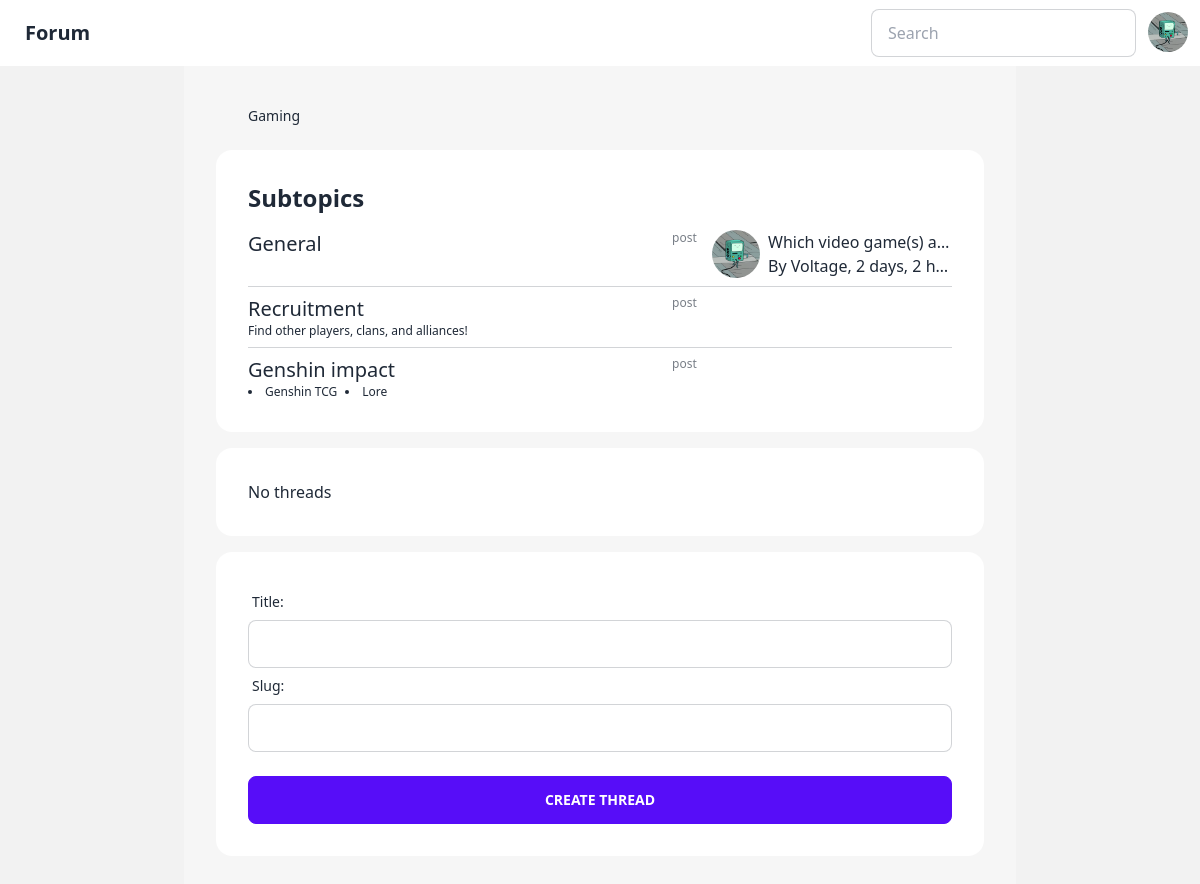
Page /topic/gaming/ (signed in) on the committed database.
### app/models.py (models this page shows, shortened)
class SubTopic(models.Model):
    slug = models.SlugField()
    name = models.CharField(max_length=150)
    description = models.CharField(max_length=150, blank=True)
    created_at = models.DateTimeField(auto_now=True)
    topic = models.ForeignKey(
        "self", on_delete=models.DO_NOTHING, null=True, blank=True
    )
    def new(self):
        return self.created_at > now() - timedelta(days=7)
    class Meta:
        unique_together = ["slug", "topic"]
    def path(self) -> list[SubTopic]:
        path = self.topic.path() if self.topic is not None else []
        return path + [self]
    def get_absolute_url(self):
        if self.topic == None:
            return reverse("topic", kwargs={"topic": self.slug})
        return reverse("topic", kwargs={"topic": self.slug, "topic_pk": self.topic.pk})

class Thread(models.Model):
    subtopic = models.ForeignKey(SubTopic, on_delete=models.DO_NOTHING)
    title = models.CharField(max_length=150)
    slug = models.SlugField()
    author = models.ForeignKey(User, on_delete=models.DO_NOTHING)
    created_at = models.DateTimeField(auto_now=True)
    class Meta:
        unique_together = ["slug", "subtopic"]
    def get_absolute_url(self):
        return reverse(
            "thread", kwargs={"thread": self.slug, "topic_pk": self.subtopic.pk}
        )

class Post(models.Model):
    author = models.ForeignKey(User, on_delete=models.DO_NOTHING)
    thread = models.ForeignKey(Thread, on_delete=models.DO_NOTHING)
    content = models.CharField(max_length=1500)
    created_at = models.DateTimeField(auto_now=True)
    class Meta:
        get_latest_by = "created_at"
    def get_absolute_url(self):
        posts: models.Manager[Post] = self.thread.post_set
        index = posts.filter(pk__lt=self.pk).count()
        page = index // 10 + 1
        return f"{self.thread.get_absolute_url()}?page={page}#post-{self.pk}"

### app/views.py (the view, shortened to what this page needs)
# urls.py: path("topic/<slug:topic>/", TopicView.as_view(), name="topic"),
class TopicView(CreateView):
    template_name = "topic.html"
    form_class = CreateThreadForm
    def get_initial(self) -> typing.Dict[str, typing.Any]:
        return {
            "slug": self.request.GET.get("slug"),
        }
    def get_context_data(self, **kwargs: typing.Any) -> typing.Dict[str, typing.Any]:
        context = super().get_context_data(**kwargs)
        topic = SubTopic.objects.get(
            slug=self.kwargs["topic"], topic__pk=self.kwargs.get("topic_pk", None)
        )
        threads: Manager[Thread] = topic.thread_set
        context["topic"] = topic
        paginator = Paginator(
            threads.all(),
            10,
        )
        page = self.request.GET.get("page", 1)
        context["paginator"] = paginator
        context["object_list"] = paginator.page(page)
        context["page"] = page
        return context

### app/forms.py
class CreateThreadForm(forms.ModelForm):
    class Meta:
        model = Thread
        exclude = ["author", "subtopic"]
        widgets = {
            "slug": SlugWidget(),
        }

### app/templates/topic.html (shortened to what this page needs)
{% extends 'base.html' %}
{% block main %} {% include 'navbar.html' %}
{% load static %} {% static 'avatar.gif' as avatar %}
{% load humanize %}
<main class="bg-base-200">
  <div class="container mx-auto md:px-24">
    <div class="bg-base-100/30 grid p-8 gap-4">
      <div class="text-sm breadcrumbs ml-8">
        <ul>
          {% for topic in topic.path %}
          <li>
            <a
              href="{{ topic.get_absolute_url }}"
              >{{topic.name}}</a
            >
          </li>
          {% endfor %}
        </ul>
      </div>
      {% if topic.subtopic_set.count %}
      <div class="card bg-base-100">
        <div class="card-body">
          <div class="card-title !text-2xl">Subtopics</div>
          <ul class="divide-y gap-2 grid divide-base-content/20">
            {% for subtopic in topic.subtopic_set.all %}
            <li>{% include 'subtopic.html' %}</li>
            {% endfor%}
          </ul>
        </div>
      </div>
      {% endif %}
      <div class="card bg-base-100">
        <div class="card-body">
          {% if object_list|length > 0 %}
            {% for thread in object_list %}
              {% with post=thread.post_set.latest %} {% if post %}
                {% load static %} {% static "avatar.gif" as avatar %}
              {%endif %} {%endwith%}
            {% endfor%}
          {% else %} No threads {% endif %}
        </div>
      </div>
      <div class="card bg-base-100">
        <div class="card-body">
          {% if user.is_authenticated %}
          <form class="" action="#new" id="new" method="POST">
            {% csrf_token %} {{form.as_div}}
            <div class="form-control mt-6">
              <button class="btn btn-primary" type="submit">
                Create Thread
              </button>
            </div>
          </form>
          {% endif %}
        </div>
      </div>
    </div>
  </div>
</main>
{% endblock %}

### app/templates/subtopic.html (shortened to what this page needs)
{% load humanize %}
<div class="grid grid-cols-[1fr_4rem_minmax(3rem,15rem)] pt-2 items-start">
  <div>
    <div class="flex gap-2 items-center text-xl">
      <a href="{{ subtopic.get_absolute_url }}" class="link link-hover"
        >{{subtopic.name}}</a
      >
    </div>
    <div class="text-xs">
      {% if subtopic.subtopic_set.count > 0 %}
      <ul class="flex list-disc list-inside flex-wrap gap-2">
        {% for subtopic in subtopic.subtopic_set.all %}
        <li class=""><a class="link link-hover" href="{{ subtopic.get_absolute_url }}">{{subtopic.name}}</a></li>
        {% endfor %}
      </ul>
      {% else %} {{subtopic.description}} {% endif %}
    </div>
  </div>
  <div class="stat py-0">
    <div class="stat-desc">post{{subtopic.post_count|pluralize}}</div>
  </div>
  {% with thread=subtopic.thread_set.first %}
  {% with post=thread.post_set.latest %} {% if post %}
  <div class="flex gap-2">
    <div class="avatar">
      {% load static %} {% static "avatar.gif" as avatar %}
      <div class="w-12 rounded-full">
        <img src="{{post.author.profile.avatar|default:avatar}}" />
      </div>
    </div>
    <div class="truncate">
      <div class="truncate">
        <a
          class="link link-hover"
          href="{{post.get_absolute_url}}"
          >{{thread.title}}</a
        >
      </div>
      <span>By {{ post.author.username }},</span>
      <time datetime="{{created_at|date:'c'}}"
        >{{post.created_at|naturaltime}}</time
      >
    </div>
  </div>
  {% endif %} {% endwith %} {% endwith %}
</div>

### rows in the picture
SubTopic: name "Gaming"
SubTopic: name "General", thread_set.first "Which video game(s) a…"
Post: author.username "Voltage", created_at "2 days, 2 h…"
SubTopic: name "Recruitment", description "Find other players, clans, and alliances!"
SubTopic: name "Genshin impact"
SubTopic: name "Genshin TCG"
SubTopic: name "Lore"

### other values in the picture
{{ label }} "Title:" "Slug:"
